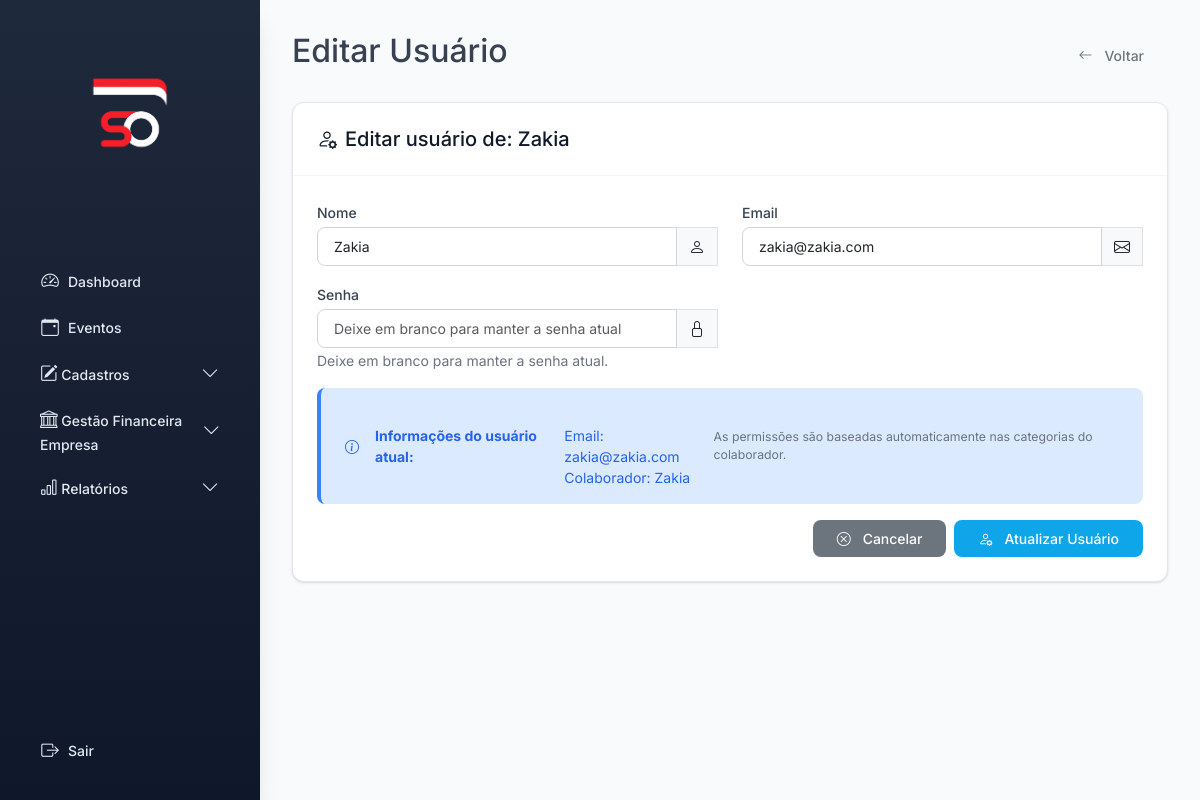
Before: /colaboradores/4/editar-usuario (signed in) with the older database file.
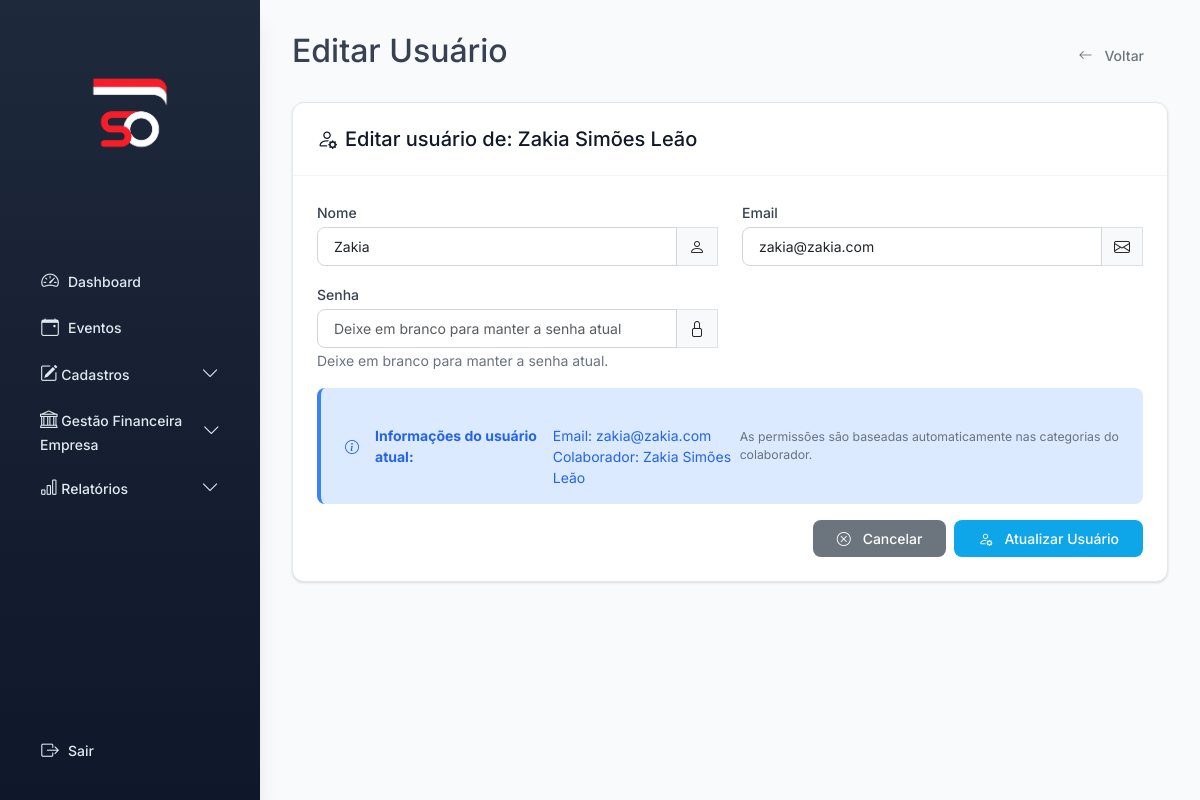
After: the same page with the newer database file.
### models.py (models this page shows, shortened)
class Colaborador(db.Model):
    __tablename__ = 'colaborador'
    id_colaborador = db.Column(db.Integer, primary_key=True)
    nome = db.Column(db.String, nullable=False)
    telefone = db.Column(db.String, nullable=True)
    email = db.Column(db.String, nullable=True)
    categorias_associacao = db.relationship('ColaboradorCategoria', back_populates='colaborador', cascade='all, delete-orphan')
    categorias = db.relationship('CategoriaColaborador', secondary='colaborador_categoria',
                                overlaps="categorias_associacao,categoria_colaborador,colaborador")
    eventos_produzidos = db.relationship('Evento', backref='produtor', foreign_keys='Evento.id_produtor')

### app.py (the view, shortened to what this page needs)
@app.route('/colaboradores/<int:id>/editar-usuario', methods=['GET', 'POST'])
def editar_usuario(id):
    if session.get('categoria', '').lower() != 'administrativo':
        flash('Apenas administradores podem editar usuários.', 'danger')
        return redirect(url_for('cadastrar_colaborador'))
    colaborador = Colaborador.query.get_or_404(id)
    usuario = Usuario.query.filter_by(id_colaborador=id).first()
    if not usuario:
        flash(f'Não existe usuário para o colaborador {colaborador.nome}.', 'warning')
        return redirect(url_for('cadastrar_colaborador'))
    form = UsuarioForm(obj=usuario, is_edit=True)
    return render_template('editar_usuario.html', form=form, colaborador=colaborador, usuario=usuario)

### forms.py
class UsuarioForm(FlaskForm):
    nome = StringField('Nome', validators=[InputRequired()])
    email = StringField('Email', validators=[InputRequired(), Email()])
    password = PasswordField('Senha', validators=[Length(min=6, message="Senha deve ter pelo menos 6 caracteres")])
    def __init__(self, *args, **kwargs):
        self.is_edit = kwargs.pop('is_edit', False)
        super(UsuarioForm, self).__init__(*args, **kwargs)
        if not self.is_edit:
            self.password.validators.insert(0, InputRequired())

### templates/editar_usuario.html (shortened to what this page needs)
{% extends 'base.html' %}
{% block content %}
<div class="d-flex justify-content-between align-items-center mb-4">
    <h2>Editar Usuário</h2>
    <a href="{{ url_for('cadastrar_colaborador') }}" class="btn btn-outline-secondary">
        <i class="bi bi-arrow-left me-2"></i>Voltar
    </a>
</div>
<div class="card">
    <div class="card-header">
        <h5 class="mb-0">
            <i class="bi bi-person-gear me-2"></i>Editar usuário de: {{ colaborador.nome }}
        </h5>
    </div>
    <div class="card-body">
        <form method="POST" class="needs-validation" novalidate>
            <div class="row">
                <div class="col-md-6 mb-3">
                    {{ form.nome.label(class="form-label") }}
                    <div class="input-group">
                        {{ form.nome(class="form-control", placeholder="Nome do usuário", required=true) }}
                        <span class="input-group-text"><i class="bi bi-person"></i></span>
                    </div>
                </div>
                <div class="col-md-6 mb-3">
                    {{ form.email.label(class="form-label") }}
                    <div class="input-group">
                        {{ form.email(class="form-control", placeholder="email@exemplo.com", required=true) }}
                        <span class="input-group-text"><i class="bi bi-envelope"></i></span>
                    </div>
                </div>
            </div>
            <div class="row">
                <div class="col-md-6 mb-3">
                    {{ form.password.label(class="form-label") }}
                    <div class="input-group">
                        {{ form.password(class="form-control", placeholder="Deixe em branco para manter a senha atual") }}
                        <span class="input-group-text"><i class="bi bi-lock"></i></span>
                    </div>
                    <small class="text-muted">Deixe em branco para manter a senha atual.</small>
                </div>
            </div>
            <div class="alert alert-info">
                <i class="bi bi-info-circle me-2"></i>
                <strong>Informações do usuário atual:</strong><br>
                Email: {{ usuario.email }}<br>
                Colaborador: {{ colaborador.nome }}<br>
                <small class="text-muted">As permissões são baseadas automaticamente nas categorias do colaborador.</small>
            </div>
            <div class="d-flex justify-content-end gap-2">
                <a href="{{ url_for('cadastrar_colaborador') }}" class="btn btn-secondary">
                    <i class="bi bi-x-circle me-2"></i>Cancelar
                </a>
                <button type="submit" class="btn btn-primary">
                    <i class="bi bi-person-gear me-2"></i>Atualizar Usuário
                </button>
            </div>
        </form>
    </div>
</div>
{% endblock %}

Changed rows visible on the page:
changed Colaborador: nome "Zakia" → "Zakia Simões Leão"
